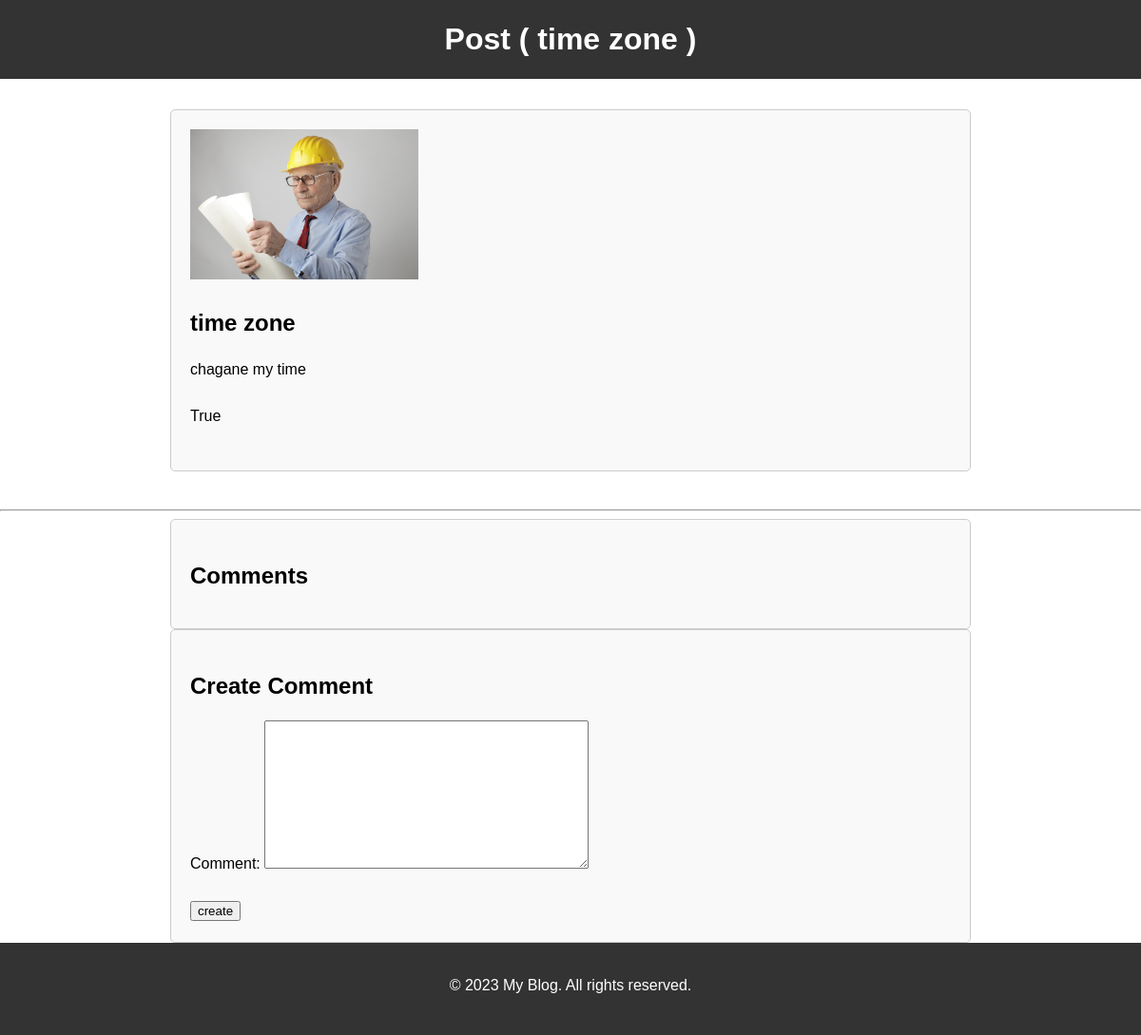
Before: /19 with the older database file.
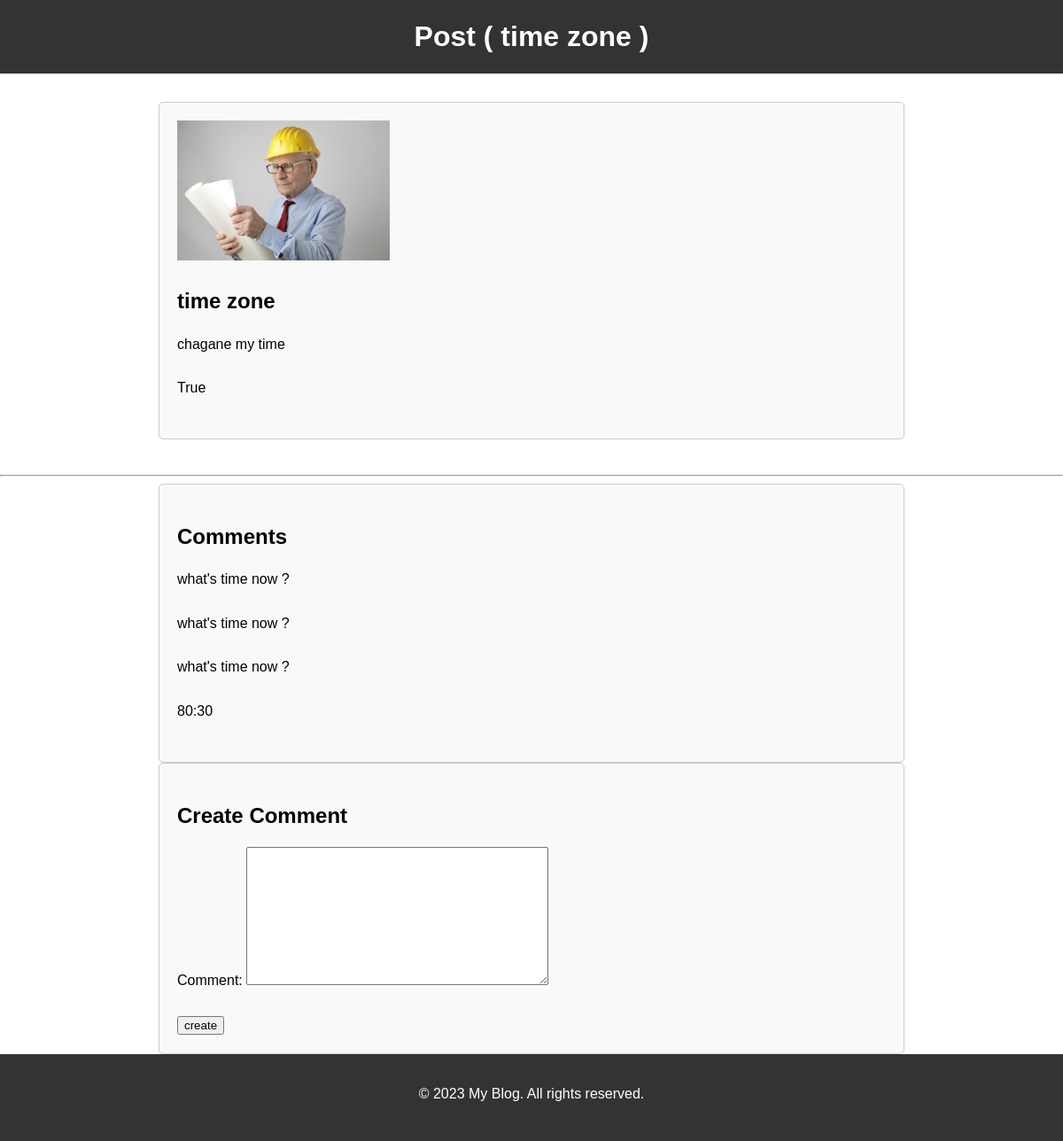
After: the same page with the newer database file.
### blog/models.py (models this page shows, shortened)
class Comment(models.Model):
    author = models.ForeignKey(User, related_name='comment_author', on_delete=models.CASCADE)
    post = models.ForeignKey(Post, on_delete=models.CASCADE, related_name='comment_post')
    comment = models.TextField(max_length=500)
    create_at = models.DateTimeField(default=timezone.now)

### blog/views.py (the view)
# urls.py: path('<int:pk>' , post_detail) ,
def post_detail(request, pk):
    data = Post.objects.get(id = pk)
    show_comment = Comment.objects.filter(post=data)
    if request.method=='POST':
        comment = CommentForm(request.POST)
        if comment.is_valid():
            new_comment = comment.save(commit=False)
            new_comment.post = data
            new_comment.author = request.user
            new_comment.save()
            comment = CommentForm()
    else:
        comment = CommentForm()
    return render(request,'blog/post_detail.html', {'comment': comment, 'show_comment':show_comment, 'post':data})

### blog/forms.py
class CommentForm(forms.ModelForm):
    class Meta:
        model = Comment
        fields = ('comment',)

### blog/templates/blog/post_detail.html (shortened to what this page needs)
<!DOCTYPE html>
<html>
<head>
</head>
<body>
    <header>
        <h1>Post ( {{post.title}} )</h1>
    </header>
    <main>
        <article>
            <img src="{{post.image.url}}" width="30%" height="50%" alt="">
            <h2>{{ post.title }}</h2>
            <p>{{ post.content }}</p>
            <p>{{ post.draft }}</p>
        </article>
    </main>
<hr>
<article>
  <h2>Comments</h2>
{% for comment in show_comment %}
       <p>{{comment.comment}}</p>
{% endfor%}
    </article>
    <article>
  <h2>Create Comment</h2>
<form method="post">
    <p>{{comment}}</p>
    <input type="submit" value="create">
</form>
</article>
    <footer>
        <p>&copy; 2023 My Blog. All rights reserved.</p>
    </footer>
</body>
</html>

Changed rows visible on the page:
added Comment: comment "what's time now ?"
added Comment: comment "what's time now ?"
added Comment: comment "what's time now ?"
added Comment: comment "80:30"
